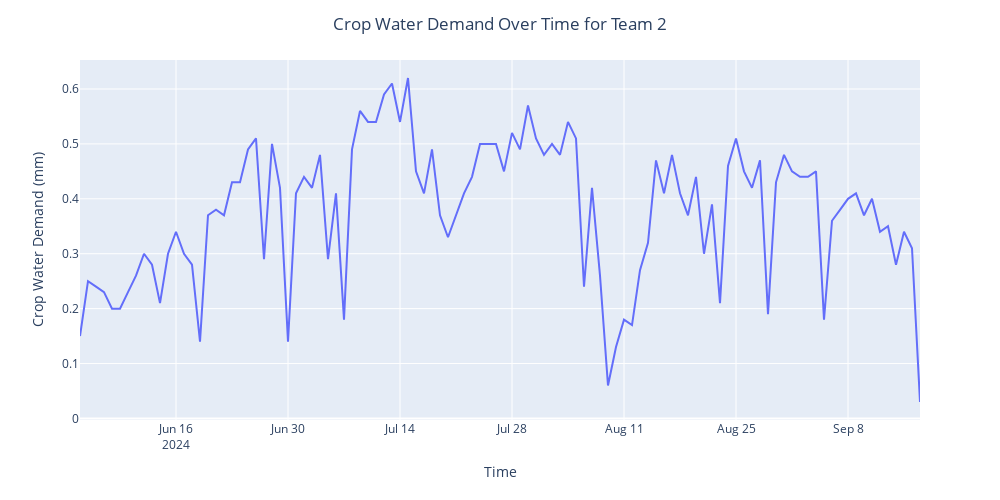

The notebook cell this image was saved under:
### Code cell
#Graph for team 2
fig = px.line(data[0], x=data[0]['Timestamp'], 
              y=data[0]["Arable Canopy Evapotranspiration (mm)"]+data[0]["Arable Field Evapotranspiration (mm)"])
fig.update_layout(width=1000, height=500,
                 title={'text': 'Crop Water Demand Over Time for Plot 2', 'x': 0.5},
                 xaxis_title='Time',
                 yaxis_title='Crop Water Demand (mm)')
fig.show()
